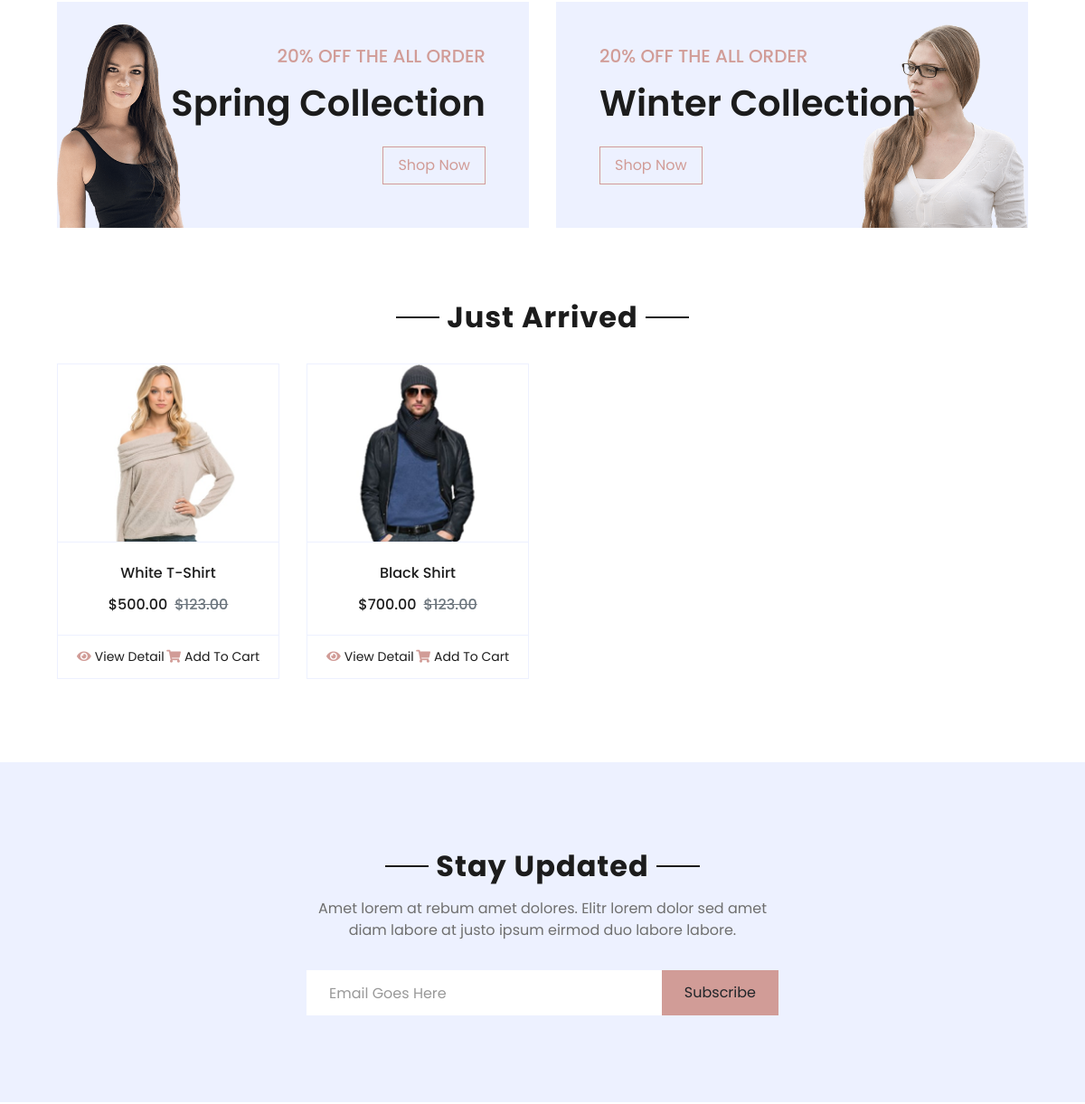
The app's page / (signed in, middle part), older data.
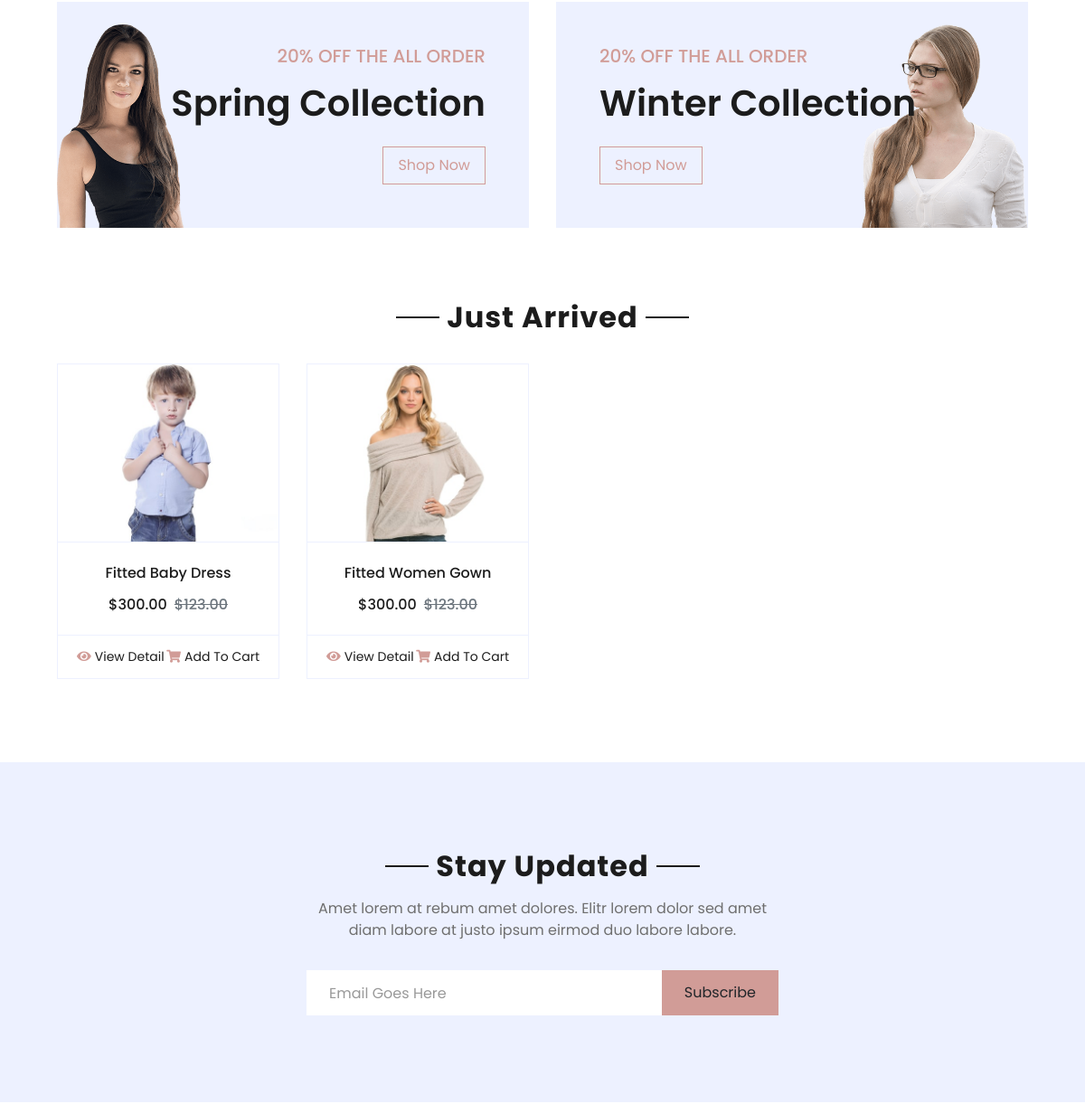
The same page, newer data.
### store/models.py (models this page shows, shortened)
class Product(models.Model):
    name = models.CharField(max_length=255)
    description = models.TextField()
    price = models.DecimalField(max_digits=10, decimal_places=2)
    category = models.ForeignKey(Category, on_delete=models.CASCADE)
    image = models.ImageField(upload_to='product_images/')
    stock = models.IntegerField()

### store/views.py (the view)
# urls.py: 2. Add a URL to urlpatterns:  path('', views.home, name='home')
@login_required(login_url='login')
def home(request):
    products = Product.objects.all()
    return render(request, 'store/index.html', {'products': products})

### store/templates/store/index.html (shortened to what this page needs)
{% load static %}
<!DOCTYPE html>
<html lang="en">
<head>
    <link href="https://cdnjs.cloudflare.com/ajax/libs/font-awesome/5.10.0/css/all.min.css" rel="stylesheet">
    <link href="lib/owlcarousel/assets/owl.carousel.min.css" rel="stylesheet">
    <link href="{% static 'store/css/style.css' %}" rel="stylesheet">
</head>
<body>
    <div class="container-fluid offer pt-5">
        <div class="row px-xl-5">
            <div class="col-md-6 pb-4">
                <div class="position-relative bg-secondary text-center text-md-right text-white mb-2 py-5 px-5">
                    <img src="{% static 'store/img/offer-1.png' %}" alt="">
                    <div class="position-relative" style="z-index: 1;">
                        <h5 class="text-uppercase text-primary mb-3">20% off the all order</h5>
                        <h1 class="mb-4 font-weight-semi-bold">Spring Collection</h1>
                        <a href="" class="btn btn-outline-primary py-md-2 px-md-3">Shop Now</a>
                    </div>
                </div>
            </div>
            <div class="col-md-6 pb-4">
                <div class="position-relative bg-secondary text-center text-md-left text-white mb-2 py-5 px-5">
                    <img src="{% static 'store/img/offer-2.png' %}" alt="">
                    <div class="position-relative" style="z-index: 1;">
                        <h5 class="text-uppercase text-primary mb-3">20% off the all order</h5>
                        <h1 class="mb-4 font-weight-semi-bold">Winter Collection</h1>
                        <a href="" class="btn btn-outline-primary py-md-2 px-md-3">Shop Now</a>
                    </div>
                </div>
            </div>
        </div>
    </div>
    <div class="container-fluid pt-5">
        <div class="text-center mb-4">
            <h2 class="section-title px-5"><span class="px-2">Just Arrived</span></h2>
        </div>
        <div class="row px-xl-5 pb-3">
            {% for product in products %}
                <div class="col-lg-3 col-md-6 col-sm-12 pb-1">
                    <div class="card product-item border-0 mb-4">
                        <div class="card-header product-img position-relative overflow-hidden bg-transparent border p-0">
                            <img class="img-fluid w-100" src="{{ product.image.url }}" alt="">
                        </div>
                        <div class="card-body border-left border-right text-center p-0 pt-4 pb-3">
                            <h6 class="text-truncate mb-3">{{ product.name }}</h6>
                            <div class="d-flex justify-content-center">
                                <h6>${{ product.price }}</h6><h6 class="text-muted ml-2"><del>$123.00</del></h6>
                            </div>
                        </div>
                        <div class="card-footer d-flex justify-content-between bg-light border">
                            <a href="{% url 'product_detail' pk=product.pk %}" class="btn btn-sm text-dark p-0"><i class="fas fa-eye text-primary mr-1"></i>View Detail</a>
                            <a href="" class="btn btn-sm text-dark p-0"><i class="fas fa-shopping-cart text-primary mr-1"></i>Add To Cart</a>
                        </div>
                    </div>
                </div>
            {% endfor %}
        </div>
    </div>
    <div class="container-fluid bg-secondary my-5">
        <div class="row justify-content-md-center py-5 px-xl-5">
            <div class="col-md-6 col-12 py-5">
                <div class="text-center mb-2 pb-2">
                    <h2 class="section-title px-5 mb-3"><span class="bg-secondary px-2">Stay Updated</span></h2>
                    <p>Amet lorem at rebum amet dolores. Elitr lorem dolor sed amet diam labore at justo ipsum eirmod duo labore labore.</p>
                </div>
                <form action="">
                    <div class="input-group">
                        <input type="text" class="form-control border-white p-4" placeholder="Email Goes Here">
                        <div class="input-group-append">
                            <button class="btn btn-primary px-4">Subscribe</button>
                        </div>
                    </div>
                </form>
            </div>
        </div>
    </div>
</body>
</html>

Row changes from the older to the newer data that the page shows:
removed Product: image (picture), name "White T-Shirt", price "500.00"
removed Product: image (picture), name "Black Shirt", price "700.00"
added Product: image (picture), name "Fitted Baby Dress", price "300.00"
added Product: image (picture), name "Fitted Women Gown", price "300.00"
